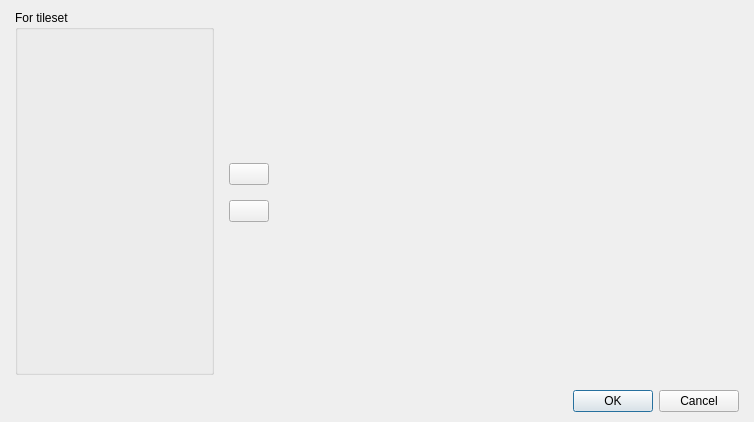
<?xml version="1.0" encoding="UTF-8"?>
<ui version="4.0">
 <class>DialogTilesetSpriteWalls</class>
 <widget class="QDialog" name="DialogTilesetSpriteWalls">
  <property name="geometry">
   <rect>
    <x>0</x>
    <y>0</y>
    <width>754</width>
    <height>422</height>
   </rect>
  </property>
  <property name="windowTitle">
   <string>Sprite walls</string>
  </property>
  <layout class="QGridLayout" name="gridLayout">
   <property name="leftMargin">
    <number>15</number>
   </property>
   <property name="topMargin">
    <number>10</number>
   </property>
   <property name="rightMargin">
    <number>15</number>
   </property>
   <property name="bottomMargin">
    <number>10</number>
   </property>
   <item row="0" column="0">
    <layout class="QVBoxLayout" name="verticalLayout_2">
     <property name="spacing">
      <number>15</number>
     </property>
     <item>
      <layout class="QHBoxLayout" name="horizontalLayout" stretch="0,0,1">
       <item>
        <widget class="QGroupBox" name="groupBox_22">
         <property name="minimumSize">
          <size>
           <width>0</width>
           <height>0</height>
          </size>
         </property>
         <property name="maximumSize">
          <size>
           <width>16777215</width>
           <height>16777215</height>
          </size>
         </property>
         <property name="title">
          <string>For tileset</string>
         </property>
         <layout class="QGridLayout" name="gridLayout_29">
          <item row="0" column="0">
           <widget class="PanelSuperList" name="panelSuperList" native="true">
            <property name="minimumSize">
             <size>
              <width>175</width>
              <height>0</height>
             </size>
            </property>
            <property name="maximumSize">
             <size>
              <width>175</width>
              <height>16777215</height>
             </size>
            </property>
           </widget>
          </item>
         </layout>
        </widget>
       </item>
       <item>
        <layout class="QVBoxLayout" name="verticalLayout" stretch="1,0,0,1">
         <item>
          <spacer name="verticalSpacer">
           <property name="orientation">
            <enum>Qt::Vertical</enum>
           </property>
           <property name="sizeHint" stdset="0">
            <size>
             <width>20</width>
             <height>98</height>
            </size>
           </property>
          </spacer>
         </item>
         <item>
          <widget class="QPushButton" name="pushButtonMove">
           <property name="text">
            <string/>
           </property>
           <property name="icon">
            <iconset resource="../../ressources.qrc">
             <normaloff>:/icons/Ressources/big_arrow_left.png</normaloff>:/icons/Ressources/big_arrow_left.png</iconset>
           </property>
          </widget>
         </item>
         <item>
          <widget class="QPushButton" name="pushButtonDelete">
           <property name="text">
            <string/>
           </property>
           <property name="icon">
            <iconset resource="../../ressources.qrc">
             <normaloff>:/icons/Ressources/delete.png</normaloff>:/icons/Ressources/delete.png</iconset>
           </property>
          </widget>
         </item>
         <item>
          <spacer name="verticalSpacer_2">
           <property name="orientation">
            <enum>Qt::Vertical</enum>
           </property>
           <property name="sizeHint" stdset="0">
            <size>
             <width>20</width>
             <height>98</height>
            </size>
           </property>
          </spacer>
         </item>
        </layout>
       </item>
       <item>
        <widget class="PanelSpriteWalls" name="widget" native="true"/>
       </item>
      </layout>
     </item>
     <item>
      <widget class="QDialogButtonBox" name="buttonBox">
       <property name="orientation">
        <enum>Qt::Horizontal</enum>
       </property>
       <property name="standardButtons">
        <set>QDialogButtonBox::Cancel|QDialogButtonBox::Ok</set>
       </property>
      </widget>
     </item>
    </layout>
   </item>
  </layout>
 </widget>
 <customwidgets>
  <customwidget>
   <class>PanelSuperList</class>
   <extends>QWidget</extends>
   <header>panelsuperlist.h</header>
   <container>1</container>
  </customwidget>
  <customwidget>
   <class>PanelSpriteWalls</class>
   <extends>QWidget</extends>
   <header>panelspritewalls.h</header>
   <container>1</container>
  </customwidget>
 </customwidgets>
 <resources>
  <include location="../../ressources.qrc"/>
 </resources>
 <connections>
  <connection>
   <sender>buttonBox</sender>
   <signal>accepted()</signal>
   <receiver>DialogTilesetSpriteWalls</receiver>
   <slot>accept()</slot>
   <hints>
    <hint type="sourcelabel">
     <x>610</x>
     <y>399</y>
    </hint>
    <hint type="destinationlabel">
     <x>636</x>
     <y>418</y>
    </hint>
   </hints>
  </connection>
  <connection>
   <sender>buttonBox</sender>
   <signal>rejected()</signal>
   <receiver>DialogTilesetSpriteWalls</receiver>
   <slot>reject()</slot>
   <hints>
    <hint type="sourcelabel">
     <x>698</x>
     <y>394</y>
    </hint>
    <hint type="destinationlabel">
     <x>737</x>
     <y>418</y>
    </hint>
   </hints>
  </connection>
 </connections>
</ui>
